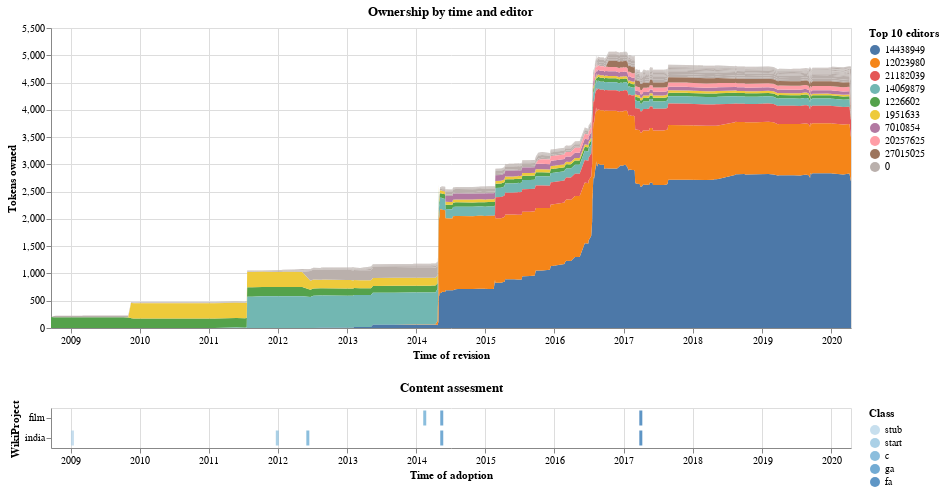

Here is the notebook cell this chart was saved with:
### Markdown cell above
**Combining plots**

### Code cell
attribution_assesment = alt.vconcat(attribution, assesment).resolve_scale(color = 'independent', x = 'shared')
attribution_assesment

### Figure 1 — Vega-Lite specification as saved in the notebook (floating-point values rounded to 4 significant figures; data arrays with more than 128 entries replaced by an {"elided": "..."} marker saying what was removed)
{"config": {"view": {"continuousWidth": 400, "continuousHeight": 300}}, "vconcat": [{"data": {"name": "data-c82256c5fb7f3db81f6a7baf8f70e733"}, "mark": "area", "encoding": {"color": {"type": "nominal", "field": "editor_top10", "sort": ["14438949", "12023980", "21182039", "14069879", "1226602", "1951633", "7010854", "20257625", "27015025", "10718397", "7611264", "23516672", "22015409", "18856113", "27823944", "10952742", "23284125", "1616157", "1239045", "18663209", "7902442", "35519569", "5950998", "13081108", "0|2601:9:3380:3C8:DAA2:5EFF:FE8F:2B56", "14637359", "13286072", "20483999", "2970597", "863017", "915833", "264323", "28903366", "11308236", "2260705", "67055", "3190816", "0|75.169.107.18", "2875984", "468111", "22759939", "1276024", "3729738", "12494142", "24549508", "19965906", "7098284", "38028158", "2300502", "3495083", "5886041", "22689343", "8001475", "1426328", "8372814", "1215485", "27992388", "36112485", "0|2409:4072:620A:88B9:0:0:248B:AC", "16902756", "3006008", "612496", "35936988", "30041183", "7903804", "14216826", "0|59.92.48.196", "18872885", "4851336", "8024439", "18936868", "13259281", "27213225", "134016", "30509987", "35252436", "9499232", "5350778"], "title": "Top 10 editors"}, "order": {"type": "quantitative", "field": "ranking", "sort": "ascending"}, "x": {"type": "temporal", "field": "rev_time", "title": "Time of revision"}, "y": {"type": "quantitative", "field": "abs", "title": "Tokens owned"}}, "title": "Ownership by time and editor", "width": 800}, {"data": {"name": "data-ed8bccba5b3a5ae141b0e44bcf70c38b"}, "mark": {"type": "tick", "thickness": 3}, "encoding": {"color": {"type": "ordinal", "field": "class", "sort": ["stub", "start", "c", "b", "a", "ga", "fa"], "title": "Class"}, "x": {"type": "temporal", "field": "timestamp", "title": "Time of adoption"}, "y": {"type": "nominal", "field": "project", "title": "WikiProject"}}, "title": "Content assesment"}], "resolve": {"scale": {"color": "independent", "x": "shared"}}, "$schema": "https://vega.github.io/schema/vega-lite/v4.8.1.json", "datasets": {"data-c82256c5fb7f3db81f6a7baf8f70e733": {"elided": "7072 records"}, "data-ed8bccba5b3a5ae141b0e44bcf70c38b": [{"page_title": "Andha Naal", "project": "india", "timestamp": "2009-01-11T05:49:17", "class": "stub"}, {"page_title": "Andha Naal", "project": "india", "timestamp": "2011-12-29T06:17:08", "class": "start"}, {"page_title": "Andha Naal", "project": "india", "timestamp": "2012-06-07T09:28:04", "class": "c"}, {"page_title": "Andha Naal", "project": "film", "timestamp": "2014-02-14T19:41:38", "class": "c"}, {"page_title": "Andha Naal", "project": "india", "timestamp": "2014-05-15T17:06:28", "class": "ga"}, {"page_title": "Andha Naal", "project": "film", "timestamp": "2014-05-15T17:06:28", "class": "ga"}, {"page_title": "Andha Naal", "project": "india", "timestamp": "2017-03-31T23:09:24", "class": "fa"}, {"page_title": "Andha Naal", "project": "film", "timestamp": "2017-03-31T23:09:24", "class": "fa"}]}}
